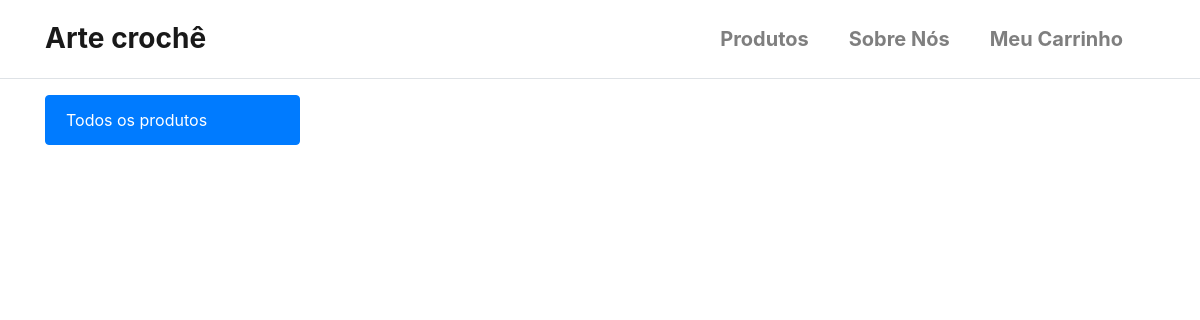
The app's page /products/, older data.
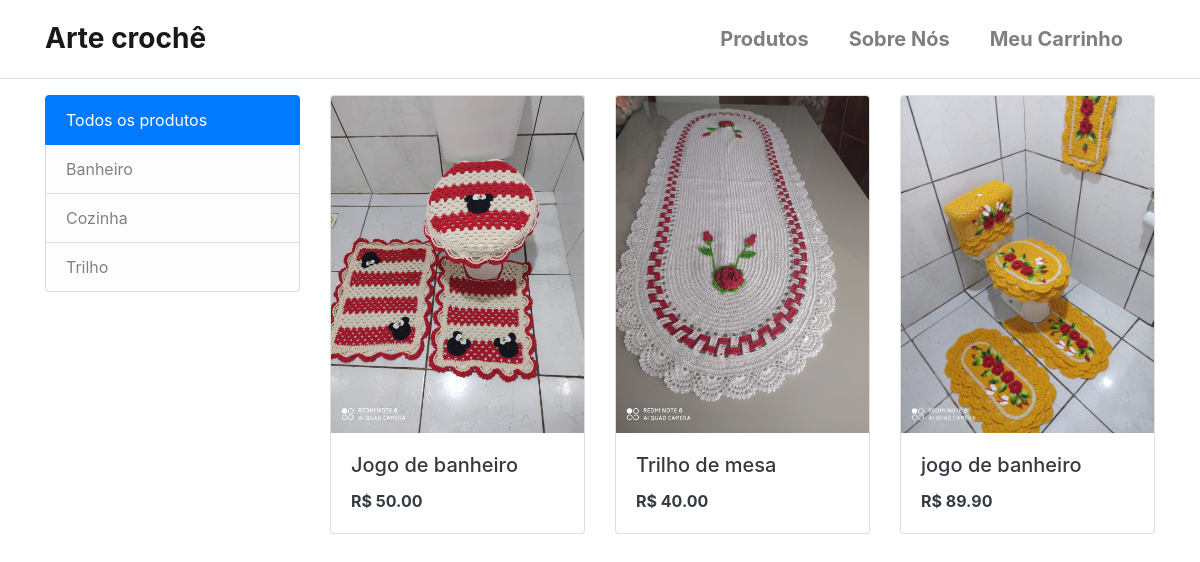
The same page, newer data.
### products/models.py (models this page shows, shortened)
class Category(TimeStampedModel):
    name = models.CharField(max_length=255, unique=True)
    slug = AutoSlugField(unique=True, always_update=False, populate_from="name")
    class Meta:
        ordering = ("name",)
        verbose_name = "category"
        verbose_name_plural = "categories"
    def get_absolute_url(self):
        return reverse("products:list_by_category", kwargs={"slug": self.slug})

class Product(TimeStampedModel):
    category = models.ForeignKey(
        Category, related_name="products", on_delete=models.CASCADE
    )
    name = models.CharField(max_length=255)
    slug = AutoSlugField(unique=True, always_update=False, populate_from="name")
    image = models.ImageField(upload_to="products/%Y/%m/%d", blank=True)
    description = models.TextField(blank=True)
    price = models.DecimalField(max_digits=10, decimal_places=2)
    is_available = models.BooleanField(default=True)
    objects = models.Manager()
    available = AvailableManager()
    class Meta:
        ordering = ("name",)
    def get_absolute_url(self):
        return reverse("products:detail", kwargs={"slug": self.slug})

### products/views.py (the view)
# urls.py: path("", ProductListView.as_view(), name="list"),
class ProductListView(ListView):
    category = None
    paginate_by = 6
    def get_queryset(self):
        queryset = Product.available.all()
        category_slug = self.kwargs.get("slug")
        if category_slug:
            self.category = get_object_or_404(Category, slug=category_slug)
            queryset = queryset.filter(category=self.category)
        return queryset
    def get_context_data(self, **kwargs):
        context = super().get_context_data(**kwargs)
        context["category"] = self.category
        context["categories"] = Category.objects.all()
        return context

### products/models.py (called while the page is built)
    def get_queryset(self):
        return super().get_queryset().filter(is_available=True)

### products/templatetags/product_tags.py (called while the page is built)
@register.filter()
def remainder(n):
    return n % 3

### templates/products/product_list.html (shortened to what this page needs)
{% extends 'base.html' %}
{% load static %}
{% load product_tags %}
{% block content %}
<div class="container my-3">
    <div class="row">
        <div class="col-lg-3">
            <ul class="list-group mb-3 mb-lg-0">
                <a class="text-decoration-none list-group-item list-group-item-light {% if not category %}active{% endif %}"
                    href="{% url 'products:list' %}">
                    Todos os produtos
                </a>
                {% for cat in categories %}
                <a class="text-decoration-none list-group-item list-group-item-light {% if category == cat %}active{% endif %}"
                    href="{{ cat.get_absolute_url }}">
                    {{ cat.name }}
                </a>
                {% endfor %}
            </ul>
        </div>
        <div class="col-lg-9">
            <div class="card-deck mb-3">
                {% for product in product_list %}
                <div class="card">
                    <a href="{{ product.get_absolute_url }}">
                        {% if product.image %}
                        <img class="card-img-top" src="/media/{{product.image}}" alt="">
                        {% else %}
                        <img class="card-img-top" src="{% static 'images/no_image.jpg' %}" alt="">
                        {% endif %}
                    </a>
                    <div class="card-body d-flex flex-column justify-content-between">
                        <a class="text-decoration-none text-dark" href="{{ product.get_absolute_url }}">
                            <h5 class="card-title">{{ product.name }}</h5>
                        </a>
                        <a class="text-decoration-none text-dark" href="{{ product.get_absolute_url }}">
                            <p class="card-text font-weight-bold">R$ {{ product.price }}</p>
                        </a>
                    </div>
                </div>
                {% endfor %}
            </div>
        </div>
    </div>
</div>
{% endblock content %}

### templates/base.html (shortened to what this page needs)
<!DOCTYPE html>
<html lang="pt-BR">
{% load static %}
<head>
    <link rel="stylesheet" href="https://cdn.jsdelivr.net/npm/bootstrap@4.5.3/dist/css/bootstrap.min.css"
>
    <link rel="stylesheet" href="{% static 'css/style.css' %}" />
</head>
<body class="d-flex flex-column min-vh-100">
    <nav class="navbar navbar-expand-sm py-3 border-bottom navbar-light">
        <div class="container">
            <a href="{% url 'pages:home' %}" class="navbar-brand">
                <span class="font-weight-bold h3">Arte crochê</span>
            </a>
            <div class="collapse navbar-collapse" id="navbarCollapse">
                <ul class="navbar-nav ml-auto">
                    <li class="nav-item">
                        <a href="{% url 'products:list' %}" class="nav-link lead mr-4 font-weight-bold">Produtos</a>
                    </li>
                    <li class="nav-item">
                        <a href="{% url 'pages:about' %}" class="nav-link lead mr-4 font-weight-bold">Sobre Nós</a>
                    </li>
                    <li class="nav-item">
                        <a href="{% url 'cart:detail' %}" class="nav-link lead mr-4 font-weight-bold">Meu Carrinho</a>
                    </li>
                </ul>
            </div>
        </div>
    </nav>
    {% block content %}
    {% endblock content %}
</body>
</html>

### static/css/style.css (style rules this page uses)
body { overflow-y: overlay !important; overflow-x: hidden; overflow-wrap: break-word }
.active { background-color: #266fa0 !important border-color: #266fa0 !important }

Row changes from the older to the newer data that the page shows:
added Category: name "Banheiro"
added Category: name "Cozinha"
added Category: name "Trilho"
added Product: image (picture), name "Jogo de banheiro", price "50.00"
added Product: image (picture), name "Trilho de mesa", price "40.00"
added Product: image (picture), name "jogo de banheiro", price "89.90"
